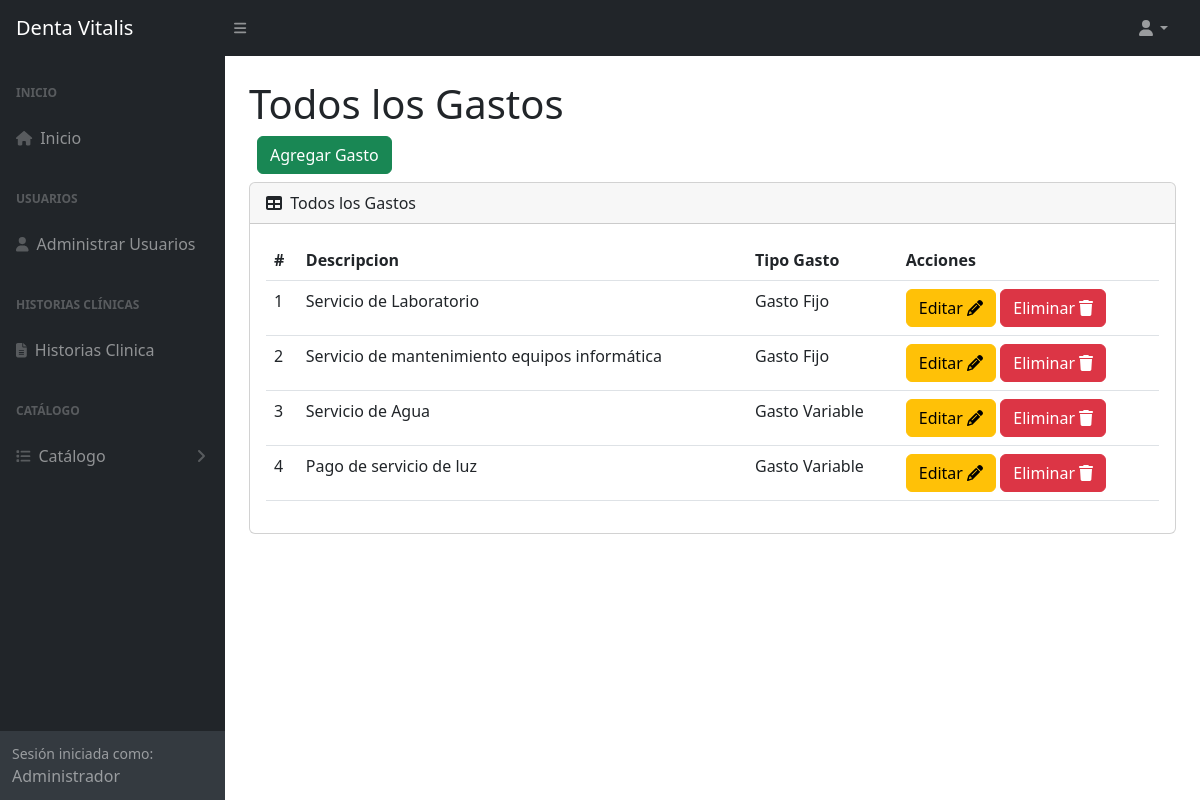
The page /gastos (signed in) on the database as committed earlier.
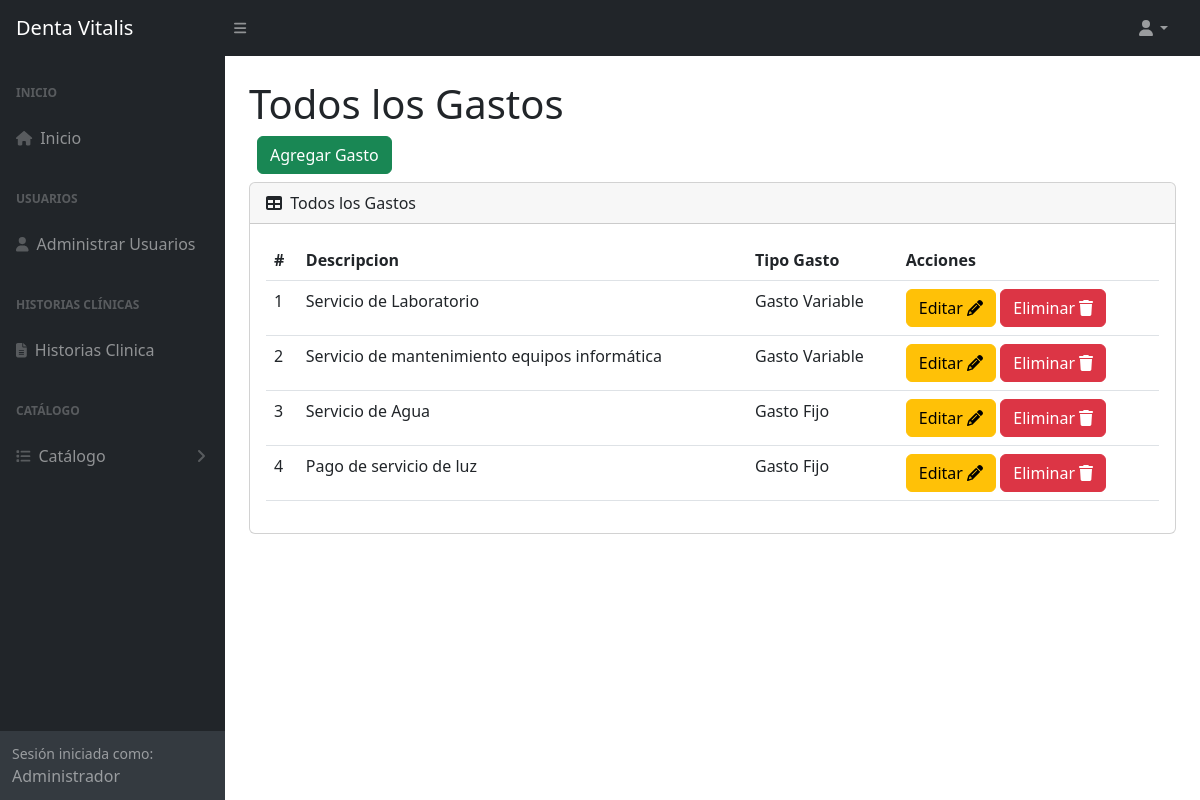
The same page on the database as committed later.
### tables this page shows
CREATE TABLE `tba_gasto`  (
  `IdGasto` int NOT NULL AUTO_INCREMENT,
  `IdTipoGasto` int NOT NULL,
  `NombreGasto` varchar(150) NOT NULL,
  `FechaCreacion` datetime NOT NULL,
  `FechaActualizacion` datetime NOT NULL,
  PRIMARY KEY (`IdGasto`) USING BTREE,
  INDEX `fk_gasto_fkgasto`(`IdTipoGasto`) USING BTREE,
  CONSTRAINT `fk_gasto_fkgasto` FOREIGN KEY (`IdTipoGasto`) REFERENCES `tba_tipogasto` (`IdTipoGasto`) ON DELETE RESTRICT ON UPDATE RESTRICT
);

CREATE TABLE `tba_tipogasto`  (
  `IdTipoGasto` int NOT NULL AUTO_INCREMENT,
  `NombreTipoGasto` varchar(100) NOT NULL,
  PRIMARY KEY (`IdTipoGasto`) USING BTREE
);

### controller/plantilla.controller.php (called while the page is built)
<?php
class ControllerPlantilla
{
  static public function ctrPlantilla()
  {
    include "view/plantilla.php";
  }
}

### index.php (called while the page is built, shortened)
<?php
require_once "controller/plantilla.controller.php";
require_once "controller/gastos.controller.php";
require_once "controller/historias.controller.php";
require_once "model/gastos.model.php";
$plantilla = new ControllerPlantilla();
$plantilla -> ctrPlantilla();

### controller/gastos.controller.php (called while the page is built, shortened)
<?php
class ControllerGastos
{
  public static function ctrMostrarGastos()
  {
    $tabla = "tba_gasto";
    $listaGastos = ModelGastos::mdlMostrarGastos($tabla);
    return $listaGastos;
  }
}

### model/conexion.php (called while the page is built)
<?php
class Conexion
{
  static public function conn()
  {
    $link = new PDO("mysql:host=localhost;dbname=db_dentavitalis","root","");
		$link->exec("set names utf8");
		return $link;
  }
}

### model/gastos.model.php (called while the page is built, shortened)
<?php
require_once "conexion.php";
class ModelGastos
{
  public static function mdlMostrarGastos($tabla)
  {
    $statement = Conexion::conn()->prepare("SELECT tba_gasto.IdGasto, tba_gasto.NombreGasto, tba_gasto.IdTipoGasto, tba_tipogasto.NombreTipoGasto FROM $tabla INNER JOIN tba_tipogasto ON tba_gasto.IdTipoGasto = tba_tipogasto.IdTipoGasto ORDER BY IdGasto ASC");
    $statement -> execute();
    return $statement -> fetchAll();
  }
}

### view/modules/gastos.php (the view, shortened to what this page needs)
</div>
        </div>
        <div class="sb-sidenav-footer">
          <div class="small">Sesión iniciada como:</div>
          <?php echo $_SESSION["nombreUsuario"] ?>
        </div>
      </nav>
    </div>
    <div id="layoutSidenav_content">
      <main class="bg">
        <div class="container-fluid px-4">
          <h1 class="mt-4">Todos los Gastos</h1>
          <div class="d-flex m-2">
            <button type="button" class="btn btn-success" data-bs-toggle="modal" data-bs-target="#modalAgregarGasto">
              Agregar Gasto
            </button>
          </div>
          <div class="card mb-4">
            <div class="card-header">
              <i class="fas fa-table me-1"></i>
              Todos los Gastos
            </div>
            <div class="card-body">
              <table id="datatablesSimple" class="data-table-Gasto table">
                <thead>
                  <tr>
                    <th>#</th>
                    <th>Descripcion</th>
                    <th>Tipo Gasto</th>
                    <th>Acciones</th>
                  </tr>
                </thead>
                <tbody>
                  <?php
                  $listaGastos = ControllerGastos::ctrMostrarGastos();
                  foreach ($listaGastos as $key => $value)
                  {
                    echo
                    '<tr>
                      <td>'.($key + 1).'</td>
                      <td>'.$value["NombreGasto"].'</td>
                      <td>'.$value["NombreTipoGasto"].'</td>
                      <td>
                        <button class="btn btn-warning btnEditarGasto" codGasto="'.$value["IdGasto"].'" data-bs-toggle="modal" data-bs-target="#modalEditarGasto">Editar <i class="fa-solid fa-pencil"></i></button>
                        <button class="btn btn-danger btnEliminarGasto" codGasto="'.$value["IdGasto"].'">Eliminar <i class="fa-solid fa-trash"></i></button>
                      </td>
                    </tr>';
                  }
                  ?>
                </tbody>
              </table>
            </div>
          </div>
        </div>
      </main>
    </div>
  </div>

Rows that differ between the two databases and show on the page:
changed tba_gasto "Servicio de Laboratorio": IdTipoGasto.NombreTipoGasto "Gasto Fijo" → "Gasto Variable"
changed tba_gasto "Servicio de mantenimiento equipos informática": IdTipoGasto.NombreTipoGasto "Gasto Fijo" → "Gasto Variable"
changed tba_gasto "Servicio de Agua": IdTipoGasto.NombreTipoGasto "Gasto Variable" → "Gasto Fijo"
changed tba_gasto "Pago de servicio de luz": IdTipoGasto.NombreTipoGasto "Gasto Variable" → "Gasto Fijo"
